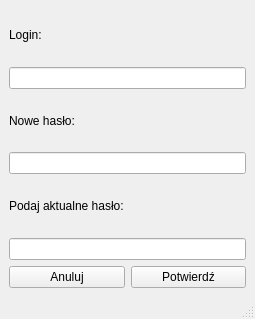
<?xml version="1.0" encoding="UTF-8"?>
<ui version="4.0">
 <class>EditUserWindow</class>
 <widget class="QMainWindow" name="EditUserWindow">
  <property name="geometry">
   <rect>
    <x>0</x>
    <y>0</y>
    <width>255</width>
    <height>319</height>
   </rect>
  </property>
  <property name="windowTitle">
   <string>MainWindow</string>
  </property>
  <widget class="QWidget" name="centralwidget">
   <layout class="QVBoxLayout" name="verticalLayout">
    <item>
     <widget class="QLabel" name="labelLogin">
      <property name="text">
       <string>Login:</string>
      </property>
     </widget>
    </item>
    <item>
     <widget class="QLineEdit" name="lineEditLogin"/>
    </item>
    <item>
     <widget class="QLabel" name="labelPassword">
      <property name="text">
       <string>Nowe hasło:</string>
      </property>
     </widget>
    </item>
    <item>
     <widget class="QLineEdit" name="lineEditPassword"/>
    </item>
    <item>
     <widget class="QLabel" name="labelCurrentPassword">
      <property name="text">
       <string>Podaj aktualne hasło:</string>
      </property>
     </widget>
    </item>
    <item>
     <widget class="QLineEdit" name="lineEditCurrentPassword"/>
    </item>
    <item>
     <layout class="QHBoxLayout" name="horizontalLayout">
      <item>
       <widget class="QPushButton" name="pushButtonCancel">
        <property name="text">
         <string>Anuluj</string>
        </property>
       </widget>
      </item>
      <item>
       <widget class="QPushButton" name="pushButtonAccept">
        <property name="text">
         <string>Potwierdź</string>
        </property>
       </widget>
      </item>
     </layout>
    </item>
   </layout>
  </widget>
  <widget class="QMenuBar" name="menubar">
   <property name="geometry">
    <rect>
     <x>0</x>
     <y>0</y>
     <width>255</width>
     <height>26</height>
    </rect>
   </property>
  </widget>
  <widget class="QStatusBar" name="statusbar"/>
 </widget>
 <resources/>
 <connections/>
</ui>
